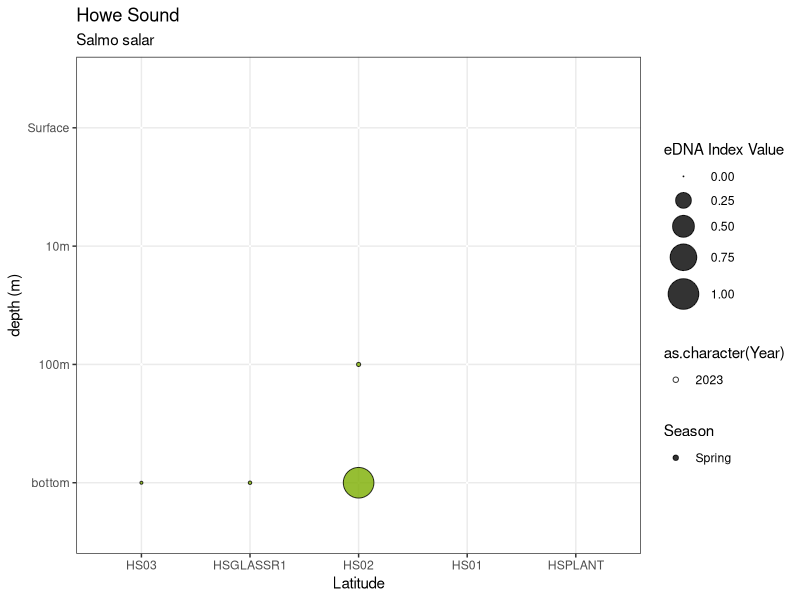
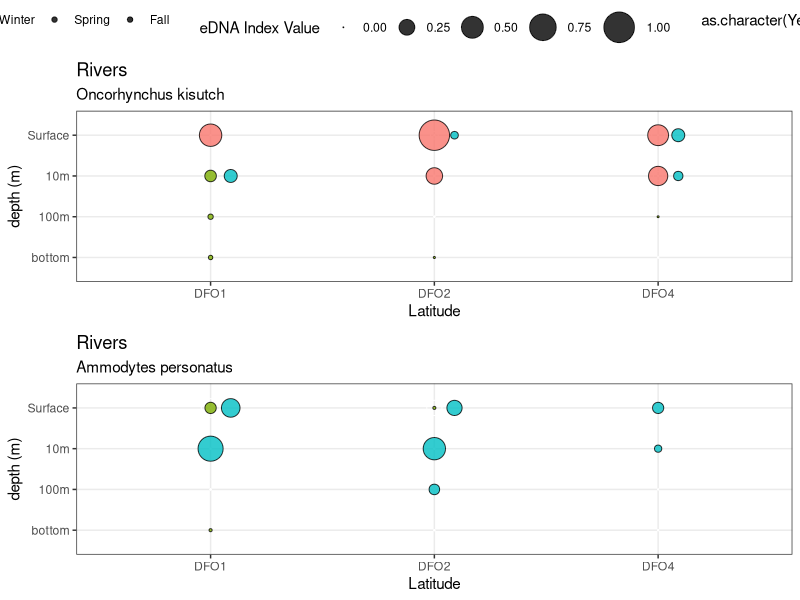
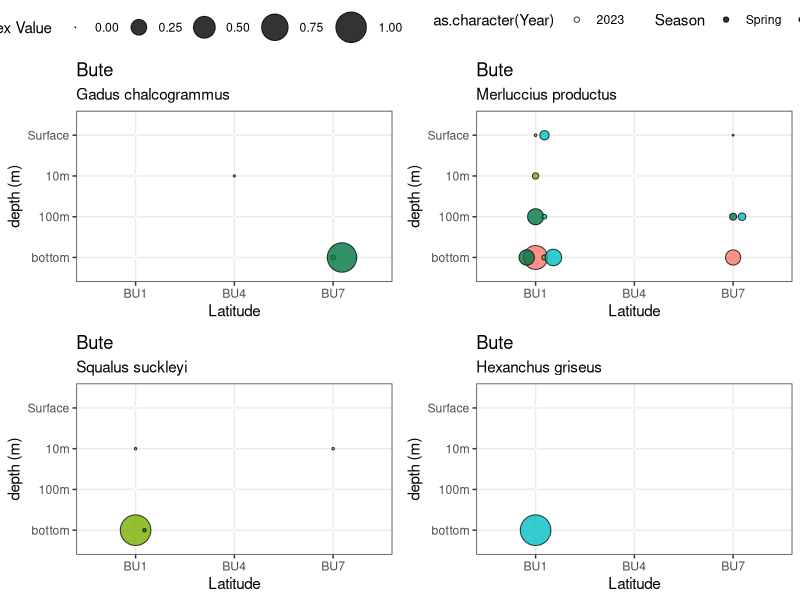
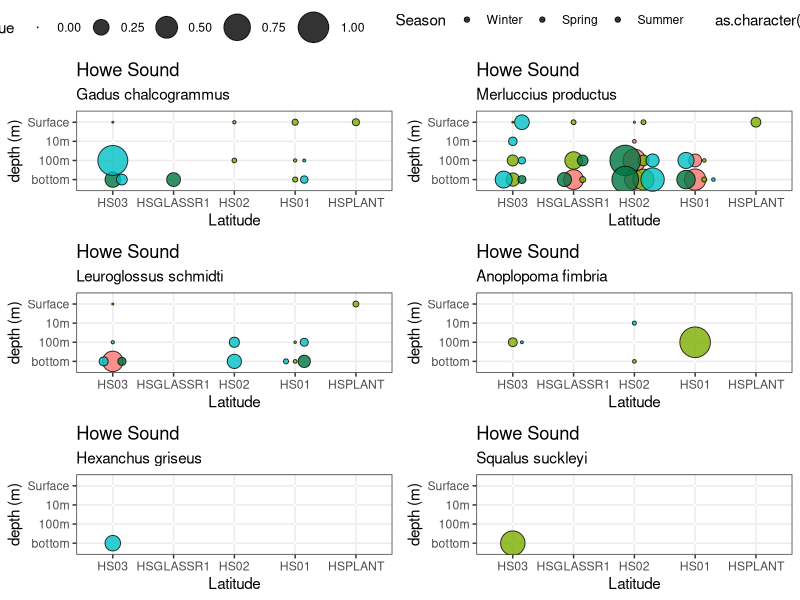
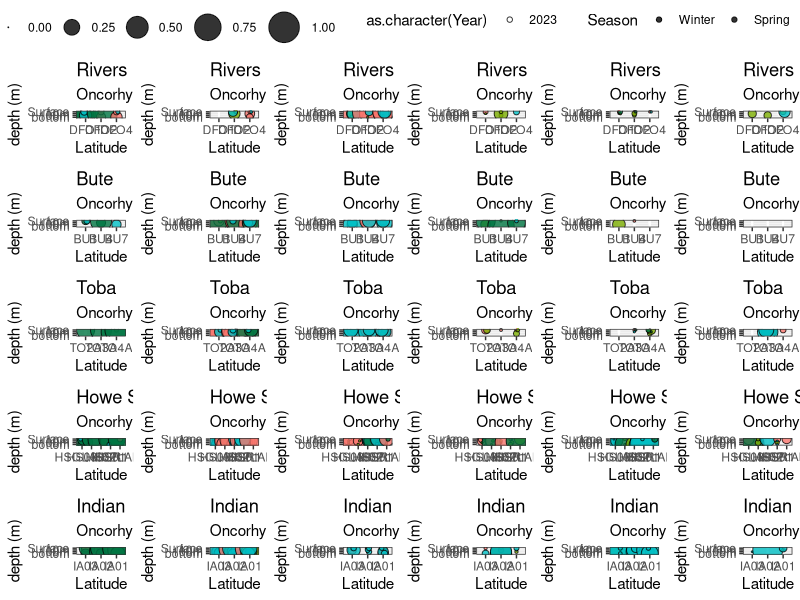
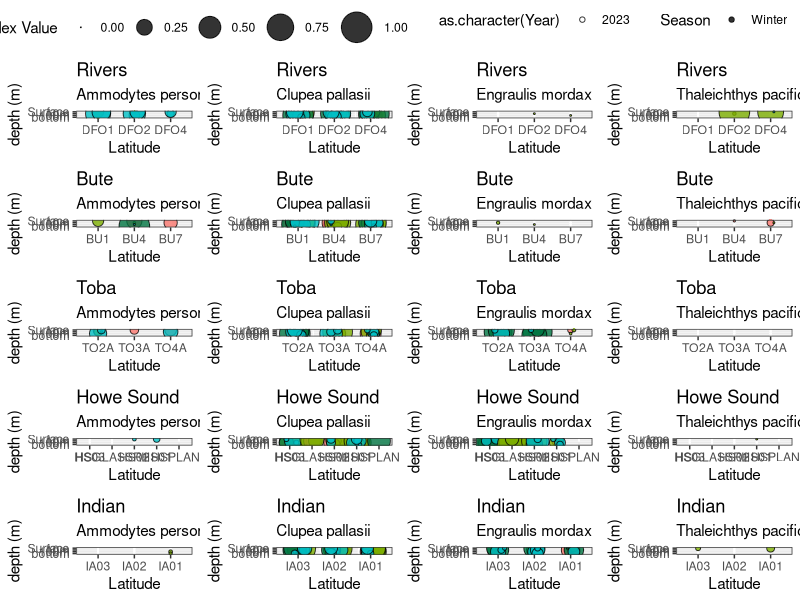
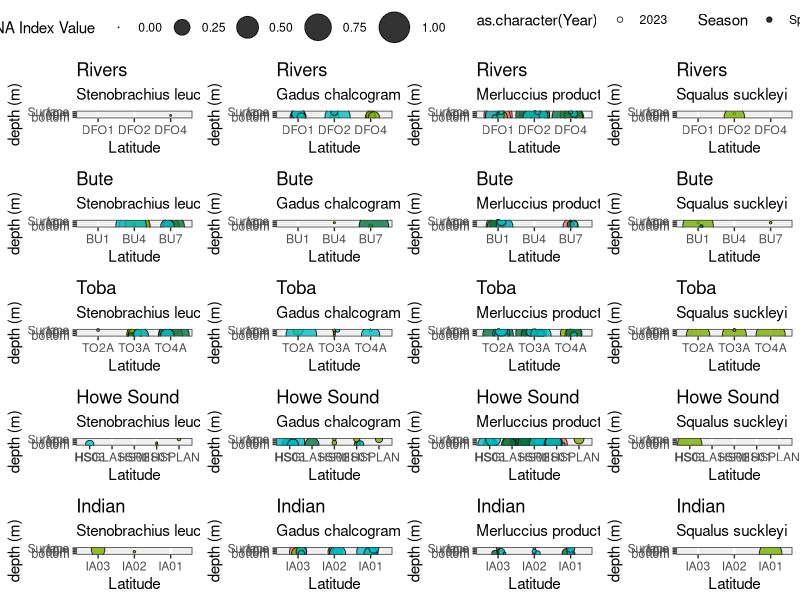
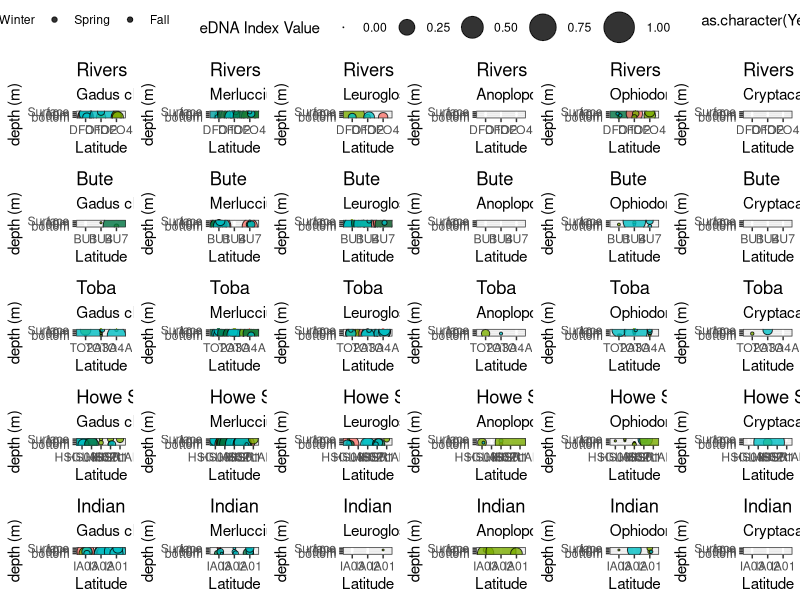

Reproduce these figures in R, in order.
setwd("C:/Users/loicj/OneDrive - UBC/01_Fjord_eDNA/05_Scratch/NEW")
library(ggplot2)
library(dplyr)
library(tidyr)
library(tidyverse)
library(vegan)
library(ggbeeswarm)


########################
#import data 
########################

# load table
station_df <- read.csv("01_Metadata_site.csv", sep = ",")
species_df <- read.csv("01_Tables/12S_species_table_eDNAIndex_BC-db_2023.csv")#12S or COISal
#species_df <- read.csv("01_Tables/COISal_species_table_eDNAIndex_fjords.csv")

# make a tidy table
species_df_long <- species_df %>% pivot_longer(-c(Phylum,Class,Order,Family,Genus,Species, scientificName), names_to = "Site_ID_Depth_Season", values_to = "count_reads") # turn reads df to tidy

# merge metadata
species_df_merge <- left_join(species_df_long, station_df, by = "Site_ID_Depth_Season")

# reorder table by depth and Season
species_df_merge$Feature <- factor(species_df_merge$Feature, levels=c("bottom", "100m", "10m", "Surface"))
species_df_merge$Season <- factor(species_df_merge$Season, levels=c("Winter","Spring","Summer", "Fall"))

# filter by Fjord
species_df_merge_IA <- filter(species_df_merge, Location.ID == "Indian")
species_df_merge_HS <- filter(species_df_merge, Location.ID == "Howe_Sound")
species_df_merge_TO <- filter(species_df_merge, Location.ID == "Toba")
species_df_merge_BU <- filter(species_df_merge, Location.ID == "Bute")
species_df_merge_RI <- filter(species_df_merge, Location.ID == "Rivers")

# reorder IA and HS so it goes same "flowing" order than the other fjords
species_df_merge_IA$Site_ID <- factor(species_df_merge_IA$Site_ID, levels=c("IA03", "IA02", "IA01"))
species_df_merge_HS$Site_ID <- factor(species_df_merge_HS$Site_ID, levels=c("HS03","HSGLASSR1", "HS02","HS01","HSPLANT"))

#########################
# Select variables
########################

# color by season
season_color <- c("Fall"="#F8766D", 
                  "Spring"="#7CAE00",
                  "Summer"="#007643",
                  "Winter"="#00BFC4",
                  "Others"="grey8") # season color vector

############################################
# Make a loop function to generate multiple plots
############################################
library(purrr)

# Define a function to generate the plot
make_species_plot <- function(data, region_name, species_name) {
  ggplot(data = filter(data, scientificName == species_name),
         aes(x = Site_ID, y = Feature, shape = as.character(Year))) +
    geom_point(aes(size = count_reads), col = "white", alpha = 1) +# to keep the y axis even when empty
    geom_beeswarm(data = ~ dplyr::filter(.x, count_reads > 0.001),
                  aes(size = count_reads, fill = Season),
                  alpha = 0.8, cex = 3) +
    scale_fill_manual(values = season_color) +
    scale_size_area(max_size = 10, limits = c(0, 1), name = "eDNA Index Value") +
    scale_shape_manual(values = c("2019" = 24, "2022" = 22,"2023" =  21)) +
    labs(x = "Latitude", y = "depth (m)") +
    ggtitle(region_name, subtitle = species_name) +
    theme_bw()
}

# Loop over species and regions
species_list <- unique(c(
  species_df_merge_IA$scientificName,
  species_df_merge_HS$scientificName,
  species_df_merge_BU$scientificName,
  species_df_merge_TO$scientificName,
  species_df_merge_RI$scientificName
))

region_dfs <- list(
  "Indian" = species_df_merge_IA,
  "Howe Sound" = species_df_merge_HS,
  "Bute" = species_df_merge_BU,
  "Toba" = species_df_merge_TO,
  "Rivers" = species_df_merge_RI
)

# Create a nested list of plots: region -> species -> plot
all_plots <- imap(region_dfs, function(region_df, region_name) {
  map(species_list, function(sp) {
    make_species_plot(region_df, region_name, sp)
  }) %>% set_names(species_list)
})

# here is how to call a plot
all_plots$`Howe Sound`$`Salmo salar`

####################################################################
# plot them all
####################################################################
library(ggpubr)

# List CPs species
# forage fishes
sp1 <- "Ammodytes personatus"
sp2 <- "Clupea pallasii"
sp3 <- "Engraulis mordax"
sp4 <- "Cymatogaster aggregata"
sp5 <- "Mallotus villosus"
sp7 <- "Thaleichthys pacificus"

# demersal/"deep-sea" fish
sp9 <- "Anarrhichthys ocellatus"
sp10 <- "Anoplopoma fimbria"
sp11 <- "Cryptacanthodes giganteus"
sp12 <- "Microstomus pacificus"
sp13 <- "Ophiodon elongatus"
sp14 <- "Stenobrachius leucopsarus"
sp15 <- "Leuroglossus schmidti"
sp6 <- "Merluccius productus"
sp8 <- "Gadus chalcogrammus"

# flatfish
sp16 <- "Myoxocephalus polyacanthocephalus"
sp17 <- "Platichthys stellatus"
sp18 <- "Pleuronectes quadrituberculatus"
sp19 <- "Atheresthes evermanni"

# coastal/tidal species
sp20 <- "Leptoclinus maculatus"
sp21 <- "Hemilepidotus jordani"
sp22 <- "Sebastolobus macrochir"

# shark and Marine mammals
sp23 <- "Hexanchus griseus"
sp24 <- "Caliraja rhina"
sp25 <- "Squalus suckleyi"
sp26 <- "Lagenorhynchus obliquidens"
sp27 <- "Megaptera novaeangliae"
sp28 <- "Balaenoptera musculus"
sp29 <- "Phoca vitulina"
sp30 <- "Phocoena phocoena"

# salmonids
sp31 <- "Oncorhynchus gorbuscha"
sp32 <- "Oncorhynchus keta"
sp33 <- "Oncorhynchus kisutch"
sp34 <- "Oncorhynchus mykiss"
sp35 <- "Oncorhynchus nerka"
sp36 <- "Oncorhynchus tshawytscha"
sp37 <- "Salmo salar"
sp38 <- "Salvelinus confluentus"
sp39 <- "Salvelinus malma"

all <- c(sp1, sp2, sp3, sp4, sp5, sp6, sp7, sp8, sp9, sp10, sp11, sp12,
         sp13, sp14, sp15, sp16, sp17, sp18, sp19, sp20, sp21, sp22, sp23,
         sp24, sp25, sp26, sp27, sp28, sp29, sp30, sp31, sp32, sp33, sp34,
         sp35, sp36, sp37, sp38, sp39)

################################
# single plot
################################
library(ggpubr)

ggarrange(all_plots$`Rivers`$`Oncorhynchus kisutch`, all_plots$`Rivers`$`Ammodytes personatus`,
          nrow = 2, ncol = 1,
          common.legend = T)

ggarrange(all_plots$`Bute`$`Gadus chalcogrammus`, all_plots$`Bute`$`Merluccius productus`,
          all_plots$`Bute`$`Squalus suckleyi`, all_plots$`Bute`$`Hexanchus griseus`,
          nrow = 2, ncol = 2,
          common.legend = T)


ggarrange(all_plots$`Howe Sound`$`Gadus chalcogrammus`, all_plots$`Howe Sound`$`Merluccius productus`,
          all_plots$`Howe Sound`$`Leuroglossus schmidti`, all_plots$`Howe Sound`$`Anoplopoma fimbria`,
          all_plots$`Howe Sound`$`Hexanchus griseus`, all_plots$`Howe Sound`$`Squalus suckleyi`,
          nrow = 3, ncol = 2,
          common.legend = T)

############################
# Plot and export 15x18
############################
library(ggpubr)

# vertical salmons
ggarrange(all_plots$`Rivers`$`Oncorhynchus gorbuscha`,all_plots$`Rivers`$`Oncorhynchus keta`,
          all_plots$`Rivers`$`Oncorhynchus kisutch`,all_plots$`Rivers`$`Oncorhynchus tshawytscha`,
          all_plots$`Rivers`$`Oncorhynchus nerka`,all_plots$`Rivers`$`Oncorhynchus mykiss`,
          all_plots$`Bute`$`Oncorhynchus gorbuscha`,all_plots$`Bute`$`Oncorhynchus keta`,
          all_plots$`Bute`$`Oncorhynchus kisutch`,all_plots$`Bute`$`Oncorhynchus tshawytscha`,
          all_plots$`Bute`$`Oncorhynchus nerka`,all_plots$`Bute`$`Oncorhynchus mykiss`,
          all_plots$`Toba`$`Oncorhynchus gorbuscha`,all_plots$`Toba`$`Oncorhynchus keta`,
          all_plots$`Toba`$`Oncorhynchus kisutch`,all_plots$`Toba`$`Oncorhynchus tshawytscha`,
          all_plots$`Toba`$`Oncorhynchus nerka`,all_plots$`Toba`$`Oncorhynchus mykiss`,
          all_plots$`Howe Sound`$`Oncorhynchus gorbuscha`,all_plots$`Howe Sound`$`Oncorhynchus keta`,
          all_plots$`Howe Sound`$`Oncorhynchus kisutch`,all_plots$`Howe Sound`$`Oncorhynchus tshawytscha`,
          all_plots$`Howe Sound`$`Oncorhynchus nerka`,all_plots$`Howe Sound`$`Oncorhynchus mykiss`,
          all_plots$`Indian`$`Oncorhynchus gorbuscha`,all_plots$`Indian`$`Oncorhynchus keta`,
          all_plots$`Indian`$`Oncorhynchus kisutch`,all_plots$`Indian`$`Oncorhynchus tshawytscha`,
          all_plots$`Indian`$`Oncorhynchus nerka`,all_plots$`Indian`$`Oncorhynchus mykiss`,
          nrow = 5, ncol = 6,
          common.legend = T
)

# Figure: vertical forage fish export 15x15
ggarrange(all_plots$`Rivers`$`Ammodytes personatus`,all_plots$`Rivers`$`Clupea pallasii`,
          all_plots$`Rivers`$`Engraulis mordax`, all_plots$`Rivers`$`Thaleichthys pacificus`,
          all_plots$`Bute`$`Ammodytes personatus`,all_plots$`Bute`$`Clupea pallasii`,
          all_plots$`Bute`$`Engraulis mordax`,all_plots$`Bute`$`Thaleichthys pacificus`,
          all_plots$`Toba`$`Ammodytes personatus`,all_plots$`Toba`$`Clupea pallasii`,
          all_plots$`Toba`$`Engraulis mordax`,all_plots$`Toba`$`Thaleichthys pacificus`,
          all_plots$`Howe Sound`$`Ammodytes personatus`,all_plots$`Howe Sound`$`Clupea pallasii`,
          all_plots$`Howe Sound`$`Engraulis mordax`,all_plots$`Howe Sound`$`Thaleichthys pacificus`,
          all_plots$`Indian`$`Ammodytes personatus`,all_plots$`Indian`$`Clupea pallasii`,
          all_plots$`Indian`$`Engraulis mordax`,all_plots$`Indian`$`Thaleichthys pacificus`,
          nrow = 5, ncol = 4,
          common.legend = T
)

# Figure: vertical mesopelagic fish export 15x15
ggarrange(all_plots$`Rivers`$`Stenobrachius leucopsarus`,all_plots$`Rivers`$`Gadus chalcogrammus`,
          all_plots$`Rivers`$`Merluccius productus`, all_plots$`Rivers`$`Squalus suckleyi`,
          all_plots$`Bute`$`Stenobrachius leucopsarus`,all_plots$`Bute`$`Gadus chalcogrammus`,
          all_plots$`Bute`$`Merluccius productus`,all_plots$`Bute`$`Squalus suckleyi`,
          all_plots$`Toba`$`Stenobrachius leucopsarus`,all_plots$`Toba`$`Gadus chalcogrammus`,
          all_plots$`Toba`$`Merluccius productus`,all_plots$`Toba`$`Squalus suckleyi`,
          all_plots$`Howe Sound`$`Stenobrachius leucopsarus`,all_plots$`Howe Sound`$`Gadus chalcogrammus`,
          all_plots$`Howe Sound`$`Merluccius productus`,all_plots$`Howe Sound`$`Squalus suckleyi`,
          all_plots$`Indian`$`Stenobrachius leucopsarus`,all_plots$`Indian`$`Gadus chalcogrammus`,
          all_plots$`Indian`$`Merluccius productus`,all_plots$`Indian`$`Squalus suckleyi`,
          nrow = 5, ncol = 4,
          common.legend = T
)

# vertical  fish
ggarrange(all_plots$`Rivers`$`Gadus chalcogrammus`,all_plots$`Rivers`$`Merluccius productus`,
          all_plots$`Rivers`$`Leuroglossus schmidti`,all_plots$`Rivers`$`Anoplopoma fimbria`,
          all_plots$`Rivers`$`Ophiodon elongatus`,all_plots$`Rivers`$`Cryptacanthodes giganteus`,
          all_plots$`Bute`$`Gadus chalcogrammus`,all_plots$`Bute`$`Merluccius productus`,
          all_plots$`Bute`$`Leuroglossus schmidti`,all_plots$`Bute`$`Anoplopoma fimbria`,
          all_plots$`Bute`$`Ophiodon elongatus`,all_plots$`Bute`$`Cryptacanthodes giganteus`,
          all_plots$`Toba`$`Gadus chalcogrammus`,all_plots$`Toba`$`Merluccius productus`,
          all_plots$`Toba`$`Leuroglossus schmidti`,all_plots$`Toba`$`Anoplopoma fimbria`,
          all_plots$`Toba`$`Ophiodon elongatus`,all_plots$`Toba`$`Cryptacanthodes giganteus`,
          all_plots$`Howe Sound`$`Gadus chalcogrammus`,all_plots$`Howe Sound`$`Merluccius productus`,
          all_plots$`Howe Sound`$`Leuroglossus schmidti`,all_plots$`Howe Sound`$`Anoplopoma fimbria`,
          all_plots$`Howe Sound`$`Ophiodon elongatus`,all_plots$`Howe Sound`$`Cryptacanthodes giganteus`,
          all_plots$`Indian`$`Gadus chalcogrammus`,all_plots$`Indian`$`Merluccius productus`,
          all_plots$`Indian`$`Leuroglossus schmidti`,all_plots$`Indian`$`Anoplopoma fimbria`,
          all_plots$`Indian`$`Ophiodon elongatus`,all_plots$`Indian`$`Cryptacanthodes giganteus`,
          nrow = 5, ncol = 6,
          common.legend = T
)


ggarrange(all_plots$`Howe Sound`$`Oncorhynchus gorbuscha`, all_plots$`Indian`$`Oncorhynchus gorbuscha`,
          all_plots$`Howe Sound`$`Oncorhynchus keta`, all_plots$`Indian`$`Oncorhynchus keta`,
          all_plots$`Howe Sound`$`Oncorhynchus kisutch`, all_plots$`Indian`$`Oncorhynchus kisutch`,
           all_plots$`Howe Sound`$`Oncorhynchus tshawytscha`, all_plots$`Indian`$`Oncorhynchus tshawytscha`,
          all_plots$`Howe Sound`$`Oncorhynchus nerka`, all_plots$`Indian`$`Oncorhynchus nerka`,
          nrow = 5, ncol = 2,
          common.legend = T
)


#######################################################
# Cumulated index calculation
#######################################################
forage_fish_list <- c("Ammodytes personatus","Clupea pallasii",
                      "Engraulis mordax","Cymatogaster aggregata",
                      "Mallotus villosus","Thaleichthys pacificus")

# filter table
df <- filter(species_df_merge, scientificName %in% all)
unique(df$scientificName)

# subset table
colnames(df)
df <- df %>% select(Site_ID,Feature, count_reads, Location.ID, Season)

# aggregate edna index by location and depth
df_sum <- aggregate(df$count_reads, by = list(df$Site_ID, df$Feature, df$Location.ID, df$Season), FUN = sum)
colnames(df_sum) <- c("Site_ID", "Feature", "Location.ID", "Season", "sum_index")

# Define a function to generate the plot
cum_RI_plot <- ggplot(data = filter(df_sum, Location.ID == "Rivers"),
       aes(x = Site_ID, y = Feature)) +
  geom_point(aes(size = sum_index), col = "white", alpha = 1) +# to keep the y axis even when empty
  geom_beeswarm(data = ~ dplyr::filter(.x, sum_index > 0.001),
                aes(size = sum_index, col = Season),
                alpha = 0.8, cex = 3) +
  scale_color_manual(values = season_color) +
  scale_size_area(max_size = 10,
                  limits = c(0, 3),
                  name = "Cumulated eDNA Index Value") +
  labs(x = "Latitude", y = "depth (m)") +
  ggtitle("Rivers") +
  theme_bw()

cum_BU_plot <- ggplot(data = filter(df_sum, Location.ID == "Bute"),
         aes(x = Site_ID, y = Feature)) +
    geom_point(aes(size = sum_index), col = "white", alpha = 1) +# to keep the y axis even when empty
    geom_beeswarm(data = ~ dplyr::filter(.x, sum_index > 0.001),
                  aes(size = sum_index, col = Season),
                  alpha = 0.8, cex = 3) +
  scale_color_manual(values = season_color) +
    scale_size_area(max_size = 10,
                    limits = c(0, 3),
                    name = "Cumulated eDNA Index Value") +
    labs(x = "Latitude", y = "depth (m)") +
    ggtitle("Bute") +
    theme_bw()

cum_TO_plot <- ggplot(data = filter(df_sum, Location.ID == "Toba"),
       aes(x = Site_ID, y = Feature)) +
  geom_point(aes(size = sum_index), col = "white", alpha = 1) +# to keep the y axis even when empty
  geom_beeswarm(data = ~ dplyr::filter(.x, sum_index > 0.001),
                aes(size = sum_index, col = Season),
                alpha = 0.8, cex = 3) +
  scale_color_manual(values = season_color) +
  scale_size_area(max_size = 10,
                  limits = c(0, 3),
                  name = "Cumulated eDNA Index Value") +
  labs(x = "Latitude", y = "depth (m)") +
  ggtitle("Toba") +
  theme_bw()

cum_HS_plot <- ggplot(data = filter(df_sum, Location.ID == "Howe_Sound"),
       aes(x = Site_ID, y = Feature)) +
  geom_point(aes(size = sum_index), col = "white", alpha = 1) +# to keep the y axis even when empty
  geom_beeswarm(data = ~ dplyr::filter(.x, sum_index > 0.001),
                aes(size = sum_index, col = Season),
                alpha = 0.8, cex = 3) +
  scale_color_manual(values = season_color) +
  scale_size_area(max_size = 10,
                  limits = c(0, 3),
                  name = "Cumulated eDNA Index Value") +
  labs(x = "Latitude", y = "depth (m)") +
  ggtitle("Howe Sound") +
  theme_bw()


cum_IA_plot <- ggplot(data = filter(df_sum, Location.ID == "Indian"),
       aes(x = Site_ID, y = Feature)) +
  geom_point(aes(size = sum_index), col = "white", alpha = 1) +# to keep the y axis even when empty
  geom_beeswarm(data = ~ dplyr::filter(.x, sum_index > 0.001),
                aes(size = sum_index, col = Season),
                alpha = 0.8, cex = 3) +
  scale_color_manual(values = season_color) +
  scale_size_area(max_size = 10,
                  limits = c(0, 3),
                  name = "Cumulated eDNA Index Value") +
  labs(x = "Latitude", y = "depth (m)") +
  ggtitle("Indian") +
  theme_bw()

library(ggpubr)
ggarrange(cum_RI_plot, cum_BU_plot, cum_TO_plot, cum_HS_plot, cum_IA_plot,
          ncol=2, nrow = 3, common.legend = T)
